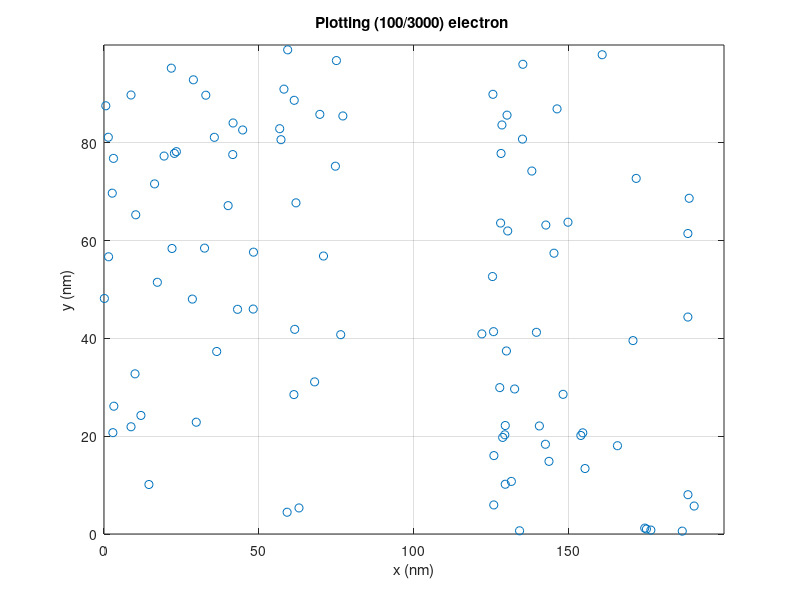
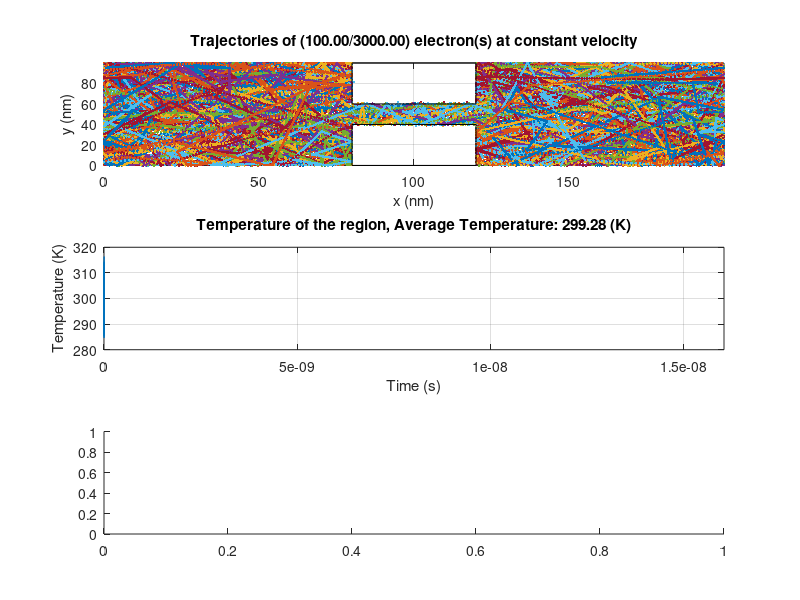

These charts were generated, in order, by the following MATLAB code: (Note: this script raises an error after producing the figures.)
%{
% Author: Maharshi Gurjar
% ELEC 4700 - Modeling of Integrated Devices
% Assignment 1
%}
clc; close all; clear;
set(0, 'DefaultFigureWindowStyle', 'docked')
%Define simulation envrionment and constants
M0 = 9.10938356e-31; %Rest mass of electron
Mass_n = 0.26*M0; %Effective mass of electron
T = 300; % Simulation envrionment temperature (K)
k = 1.38064852e-23; % Boltzmans constant
V_thermal = sqrt(2*k*T/Mass_n) %Thermal Veleocity
Height = 100e-9; % The height of the simulation environment
Length = 200e-9; % The lengthof the simulation environment
nElectrons = 3e3; % Total number of electrons to simulate
nPlotted_Electrons = 100; %Total number of electrons displayed 
Time_Step = Height/V_thermal/100; % Time step of simulation
Iterations = 1000; % Number of iternations to simulate
Show_Movie =0 ; %Display steps control
% The mean free path is determined by multipling the thermal velocity 
... by the mean time between collisions: 
MFP = V_thermal * 0.2e-12 %Mean free path 
%The state of the electron  (postion and velocity) is stored in a array
... where each index refers to [x-position y-position v-in-x v-in-y]
Electron_State = zeros(nElectrons,4);
%Temperature will be recorded in the array below
Temperature = zeros(Iterations,1);
%Create a scattering probability
P_Scatterieng =1 - exp(-Time_Step/0.2e-12);
%Create a distribution using the matlab makedist function
Velocity_PDF = makedist('Normal', 'mu', 0, 'sigma', sqrt(k*T/Mass_n));
%Setting the top/bottom of the boudnary specularity
Top_Specular = 1;
Bottom_Specular = 1;
%Set the box characteristics (0 = diffusive)
Top_Box_Specular = 1;
Bottom_Box_Specular = 1;
%Create Box-positions [x1, x2, y1,y2]
Box_pos = 1e-9.*[80 120 0 40; 80 120 60 100];
%Create the state of the box (specular or diffusive)
%Generate a random inital population postion and velocity
for i = 1:nElectrons
   Electron_State(i,:) = [Length*rand() Height*rand() random(Velocity_PDF) random(Velocity_PDF)];  
   Electron_State( (Electron_State(:,1)>80e-9 & Electron_State(:,1)<120e-9 & ...
       (Electron_State(:,2)<40e-9)) ,1) = Length*rand();
   Electron_State( (Electron_State(:,1)>80e-9 & Electron_State(:,1)<120e-9 & ...
       (Electron_State(:,2)>40e-9)) ,1) = Length*rand();
end
%Figure below used to test inital postion of electrons, and if movie is off
%shows the the same.
figure("Name","Electron positions")
plot(Electron_State(1:nPlotted_Electrons,1)./1e-9,Electron_State(1:nPlotted_Electrons,2)./1e-9,'o');
grid on;
axis([0 Length/1e-9 0 Height/1e-9]);
xlabel('x (nm)');
ylabel('y (nm)');
title(sprintf("Plotting (%d/%d) electron ",nPlotted_Electrons,nElectrons));
saveas(gcf,'Part_Three_Boxes.png')
hold on;
for j=1:size(Box_pos,1)
   plot([Box_pos(j, 1) Box_pos(j, 1) Box_pos(j, 2) Box_pos(j, 2) Box_pos(j, 1)]./1e-9,...
       [Box_pos(j, 3) Box_pos(j, 4) Box_pos(j, 4) Box_pos(j, 3) Box_pos(j, 3)]./1e-9, 'k-');
end
hold off;
%We will now move (iterate) over time, updating the positions and direction
...while plotting the state
for i = 1:Iterations
    %The line below updates the x,y position by moving it to a new position
    ... using its current position + the velocity*(time step)
    Electron_Prev_State = Electron_State(:,1:2);
    Electron_State(:,1:2) = Electron_State(:,1:2) + Time_Step.*Electron_State(:,3:4);
    
    %Checking boundary conditions using Matlab matrix equations/indenxing
    %Check (if) and move all electrons at X=200nm Bound:
    Electron_State((Electron_State(:,1)>Length),1) = Electron_State((Electron_State(:,1)>Length),1) - Length;
 
    %Check (if) and move all electrons at X=0nm Bound:
    Electron_State((Electron_State(:,1)<0),1) =Electron_State((Electron_State(:,1)<0),1) + Length;
    
    %Check (if) and move all electrons at Y Bounds and if specular or diffusive:
    if (Top_Specular == 1)
       Electron_State((Electron_State(:,2)>Height),4) = -1*Electron_State((Electron_State(:,2)>Height),4) ;
       Electron_State((Electron_State(:,2)>Height),2) = 2*Height - Electron_State((Electron_State(:,2)>Height),2);
    else
       Electron_State((Electron_State(:,2)>Height),4) = -random(Velocity_PDF);
       Electron_State((Electron_State(:,2)>Height),3) = random(Velocity_PDF);
    end
    if (Bottom_Specular == 1)
        Electron_State((Electron_State(:,2)<0),4) = -1*Electron_State((Electron_State(:,2)<0),4) ;
        Electron_State((Electron_State(:,2)<0),2) = -Electron_State((Electron_State(:,2)<0),2);
    else
       Electron_State((Electron_State(:,2)>Height),4) = random(Velocity_PDF);
       Electron_State((Electron_State(:,2)>Height),3) = random(Velocity_PDF);
    end

%%
    %BOX SPECULAR CASE :
    %Check if bottom Box is specular and if so then bounce 
    Electron_State( (Bottom_Box_Specular==1 & Electron_State(:,1)>80e-9 & Electron_State(:,1)<120e-9 & ((Electron_State(:,2)<40e-9 & Electron_Prev_State(:,2)<40e-9))),3)...
        =-Electron_State( (Bottom_Box_Specular==1 & Electron_State(:,1)>80e-9 & Electron_State(:,1)<120e-9 & ((Electron_State(:,2)<40e-9 & ...
        Electron_Prev_State(:,2)<40e-9))),3);
    %Check if top Box is specular and if so then bounce 
    Electron_State( (Top_Box_Specular==1 & Electron_State(:,1)>80e-9 & Electron_State(:,1)<120e-9 & ((Electron_State(:,2)>60e-9 & Electron_Prev_State(:,2)>60e-9))),3)...
        =-Electron_State( (Top_Box_Specular==1 & Electron_State(:,1)>80e-9 & Electron_State(:,1)<120e-9 & ((Electron_State(:,2)>60e-9 & Electron_Prev_State(:,2)>60e-9))),3);

    %Top Horizontal
    Electron_State( (Top_Box_Specular==1 & Electron_State(:,1)<120e-9 & Electron_State(:,1)>80e-9) & (Electron_State(:,2)>60e-9) &...
        (Electron_Prev_State(:,1)>80e-9 & Electron_Prev_State(:,1)<120e-9),4) = -Electron_State( (Top_Box_Specular==1 & Electron_State(:,1)<120e-9...
        & Electron_State(:,1)>80e-9) & (Electron_State(:,2)>60e-9) &(Electron_Prev_State(:,1)>80e-9 & Electron_Prev_State(:,1)<120e-9),4);
    %Bottom Hoizontal
    Electron_State( (Bottom_Box_Specular==1 & Electron_State(:,1)<120e-9 & Electron_State(:,1)>80e-9) & (Electron_State(:,2)<40e-9) &...
        (Electron_Prev_State(:,1)>80e-9 & Electron_Prev_State(:,1)<120e-9),4) = -Electron_State( (Bottom_Box_Specular==1 & Electron_State(:,1)<120e-9...
            & Electron_State(:,1)>80e-9) & (Electron_State(:,2)<40e-9) &(Electron_Prev_State(:,1)>80e-9 & Electron_Prev_State(:,1)<120e-9),4);
    %BOX SPECULAR CASE END :
%%
    %BOX DIFFUSIVE CASE:
    %Check if bottom Box is specular and if so then bounce 
    Electron_State( (Bottom_Box_Specular==0 & Electron_State(:,1)>80e-9 & Electron_State(:,1)<120e-9 & ((Electron_State(:,2)<40e-9 & Electron_Prev_State(:,2)<40e-9))),3)...
        =random(Velocity_PDF);
    Electron_State( (Bottom_Box_Specular==0 & Electron_State(:,1)>80e-9 & Electron_State(:,1)<120e-9 & ((Electron_State(:,2)<40e-9 & Electron_Prev_State(:,2)<40e-9))),4)...
        =random(Velocity_PDF);
    
    %Check if Top Box is specular and if so then bounce 
    Electron_State( (Top_Box_Specular==0 & Electron_State(:,1)>80e-9 & Electron_State(:,1)<120e-9 & ((Electron_State(:,2)>60e-9 & Electron_Prev_State(:,2)>60e-9))),3)...
        =random(Velocity_PDF);
    Electron_State( (Top_Box_Specular==0 & Electron_State(:,1)>80e-9 & Electron_State(:,1)<120e-9 & ((Electron_State(:,2)>60e-9 & Electron_Prev_State(:,2)>60e-9))),4)...
        =random(Velocity_PDF);

    %Bottom Horizontal
    Electron_State( (Bottom_Box_Specular==0 & Electron_State(:,1)<120e-9 & Electron_State(:,1)>80e-9) & (Electron_State(:,2)<40e-9) &...
        (Electron_Prev_State(:,1)>80e-9 & Electron_Prev_State(:,1)<120e-9),3) = random(Velocity_PDF);
    Electron_State( (Bottom_Box_Specular==0 & Electron_State(:,1)<120e-9 & Electron_State(:,4)<0 & Electron_State(:,1)>80e-9) & (Electron_State(:,2)<40e-9) &...
        (Electron_Prev_State(:,1)>80e-9 & Electron_Prev_State(:,1)<120e-9),4) = random(Velocity_PDF);
    %Top Hoizontal
    Electron_State( (Top_Box_Specular==0  & Electron_State(:,1)<120e-9 & Electron_State(:,1)>80e-9) & (Electron_State(:,2)>60e-9) &...
        (Electron_Prev_State(:,1)>80e-9 & Electron_Prev_State(:,1)<120e-9),3) = random(Velocity_PDF);
    Electron_State( (Top_Box_Specular==0 & Electron_State(:,4)>0 & Electron_State(:,1)<120e-9 & Electron_State(:,1)>80e-9) & (Electron_State(:,2)>60e-9) &...
        (Electron_Prev_State(:,1)>80e-9 & Electron_Prev_State(:,1)<120e-9),4) = -random(Velocity_PDF);
%%
    %Add scattering
    j = rand(nElectrons,1) < P_Scatterieng;
    Electron_State(j,3:4) = random(Velocity_PDF,[sum(j),2]);
%%
    %Electron shifting
    %Region 1
    Electron_State( (Electron_State(:,1)>80e-9 & Electron_State(:,1)<120e-9 & ((Electron_State(:,2)<40e-9 & Electron_Prev_State(:,2)<=40e-9)) &...
        Electron_Prev_State(:,1)<=80e-9),1) = 2*80e-9 -Electron_State( (Electron_State(:,1)>80e-9 & Electron_State(:,1)<120e-9 ...
        & ((Electron_State(:,2)<=40e-9 & Electron_Prev_State(:,2)<40e-9)) & Electron_Prev_State(:,1)<80e-9),1);
    %Region 2
    Electron_State( (Electron_State(:,1)>80e-9 & Electron_State(:,1)<120e-9 & ((Electron_State(:,2)<40e-9 & Electron_Prev_State(:,2)<=40e-9)) &...
        Electron_Prev_State(:,1)>120e-9),1) = 2*120e-9 - Electron_State( (Electron_State(:,1)>80e-9 & Electron_State(:,1)<120e-9 ...
        & ((Electron_State(:,2)<=40e-9 & Electron_Prev_State(:,2)<40e-9)) & Electron_Prev_State(:,1)>120e-9),1);
    %Region 3
    Electron_State( ( (Electron_State(:,1)>80e-9 & Electron_State(:,1)<120e-9) & ((Electron_State(:,2)>60e-9 & Electron_Prev_State(:,2)>=60e-9)) &...
        Electron_Prev_State(:,1)<80e-9),1) = 2*80e-9 - Electron_State( (Electron_State(:,1)>80e-9 & Electron_State(:,1)<120e-9...
        & ((Electron_State(:,2)>=60e-9 & Electron_Prev_State(:,2)>60e-9)) & Electron_Prev_State(:,1)<80e-9),1);
    %Region 4
    Electron_State( ( (Electron_State(:,1)>80e-9 & Electron_State(:,1)<120e-9 )& ((Electron_State(:,2)>60e-9 & Electron_Prev_State(:,2)>=60e-9)) &...
        Electron_Prev_State(:,1)>120e-9),1) = 2*120e-9 - Electron_State( (Electron_State(:,1)>80e-9 & Electron_State(:,1)<120e-9 &...
        ((Electron_State(:,2)>60e-9 & Electron_Prev_State(:,2)>=60e-9)) & Electron_Prev_State(:,1)>120e-9),1);
    
    %Top Horizontal
    Electron_State( (Electron_State(:,1)<120e-9 & Electron_State(:,1)>80e-9 & (Electron_State(:,2)<40e-9 & Electron_Prev_State(:,2)>=40e-9) &...
        (Electron_State(:,4)<0)),2) =  2*40e-9 + Electron_State( (Electron_State(:,1)<120e-9 & Electron_State(:,1)>80e-9 &...
        (Electron_State(:,2)<=40e-9 & Electron_Prev_State(:,2)>=40e-9) & (Electron_State(:,4)<0)),2);
    %Bottom Horizontal
    Electron_State( (Electron_State(:,1)<120e-9 & Electron_State(:,1)>80e-9 & (Electron_State(:,2)>60e-9 & Electron_Prev_State(:,2)<=60) &...
        (Electron_State(:,4)>0)),2) =  2*60e-9 - Electron_State( (Electron_State(:,1)<120e-9 & Electron_State(:,1)>80e-9 &...
        (Electron_State(:,2)>=60e-9 & Electron_Prev_State(:,2)<=60) &(Electron_State(:,4)>0)),2);
    %Electron shifting end
%%
    % Stores the Electron [x y] posistions in the Trajectories vector
    ... for each different electron in a new coloum
    for j = 1: nPlotted_Electrons
       Trajectories_x(i,j) = Electron_State(j,1); 
       Trajectories_y(i,j) = Electron_State(j,2);
    end
    %To calcuatle the themal energy, Maxwell's principle of equipartion 
    ... is used,  where the final equation then becomes;
    Temperature(i) = ( sum (Electron_State(:,3).^2) + sum(Electron_State(:,4).^2)) * Mass_n / k / 2 / nElectrons;
    
    %Shows the pathing of the electron, as well as the updating trajectory
    if Show_Movie && mod(i,20)
       figure(1)
       plot(Electron_State(1:nPlotted_Electrons,1)./1e-9,Electron_State(1:nPlotted_Electrons,2)./1e-9,'o');
       grid on;
       axis([0 Length/1e-9 0 Height/1e-9]);
       xlabel('x (nm)');
       ylabel('y (nm)');
       title(sprintf("Plotting (%d/%d) electron at constant velocity",nPlotted_Electrons,nElectrons));
       hold on;
       for j=1:size(Box_pos,1)
           plot([Box_pos(j, 1) Box_pos(j, 1) Box_pos(j, 2) Box_pos(j, 2) Box_pos(j, 1)]./1e-9,...
               [Box_pos(j, 3) Box_pos(j, 4) Box_pos(j, 4) Box_pos(j, 3) Box_pos(j, 3)]./1e-9, 'k-');
       end
       hold off;
    end
end
%%
figure("name","Trajectory, temperature and speed results results")
subplot(3,1,1)
plot(Trajectories_x(:,1:nPlotted_Electrons)./1e-9, Trajectories_y(:,1:nPlotted_Electrons)./1e-9,'.');
hold on;
for j=1:size(Box_pos,1)
   plot([Box_pos(j, 1) Box_pos(j, 1) Box_pos(j, 2) Box_pos(j, 2) Box_pos(j, 1)]./1e-9,...
       [Box_pos(j, 3) Box_pos(j, 4) Box_pos(j, 4) Box_pos(j, 3) Box_pos(j, 3)]./1e-9, 'k-');
end
hold off
axis([0 Length/1e-9 0 Height/1e-9]);
xlabel('x (nm)');
ylabel('y (nm)');
grid on;
title(sprintf("Trajectories of (%.2f/%.2f) electron(s) at constant velocity",nPlotted_Electrons,nElectrons));
subplot(3,1,2)
plot(Time_Step*(0:Iterations-1), Temperature);
grid on;
xlim([0 Time_Step*Iterations])
title(sprintf("Temperature of the region, Average Temperature: %.2f (K)",mean(Temperature)))
xlabel('Time (s)');
ylabel('Temperature (K)');
subplot(3,1,3)
Velocity = sqrt(Electron_State(:,3).^2 + Electron_State(:,4).^2);
histogram(Velocity);
title(sprintf("Electron Velocity, Average Velocity %.2d (m/s)",mean(Velocity)));
xlabel("Speed (m/s)");
ylabel("Number of particles");
grid on;


%% 
%Create density maps for the electrons and temperature
%Density without filtering :
figure("name","Electron Density")
X = [Electron_State(:,1) Electron_State(:,2)];
hist3(X,'Nbins',[200 100],'CdataMode','auto')
axis([0 Length 0 Height])
xlabel('x (nm)')
ylabel('y (nm)')
colormap;
c = colorbar;
c.Label.String = 'Electron density';
view(2)
title(sprintf("Electron density of %d electrons",nElectrons));
saveas(gcf,'Part_Three_Electron_Density.png')
%With Guassian filtering :
Density = hist3(Electron_State(:,1:2),[200 100])';
N = 20;
sigma = 3;
%Creating a Gaussian filtering matrix
[x,y]=meshgrid(round(-N/2):round(N/2), round(-N/2):round(N/2));
F=exp(-x.^2/(2*sigma^2)-y.^2/(2*sigma^2));
F=F./sum(F(:));

figure("name","Electron Density (with Gaussian filtering)")
imagesc(conv2(Density,F,'same'))
xlabel('x (nm)')
ylabel('y (nm)')
c = colorbar;
c.Label.String = 'Density';
view(2)
title(sprintf("Electron density of %d electrons",nElectrons));
saveas(gcf,'Part_Three_Electron_Density_Filtered.png')
%For the temperature density plot the electrons positions were binned
Temperature_Sum_X = zeros(ceil(Length/1e-9),ceil(Height/1e-9));
Temperature_Sum_Y = zeros(ceil(Length/1e-9),ceil(Height/1e-9));
Temperature_Bin_Count = zeros(ceil(Length/1e-9),ceil(Height/1e-9));

% Look at velocities of all the particles
for i=1:nElectrons
    % bin the electrons
    x = floor(Electron_State(i,1)./1e-9);
    y = floor(Electron_State(i,2)./1e-9);
    if(x==0)
        x = 1;
    end
    if(y==0)
        y= 1;
    end
    % Add velocity components
    Temperature_Sum_X(x,y) = Temperature_Sum_X(x,y) + Electron_State(i,4)^2;
    Temperature_Sum_Y(x,y) = Temperature_Sum_Y(x,y) + Electron_State(i,3)^2;
    Temperature_Bin_Count(x,y) = Temperature_Bin_Count(x,y) + 1;
end

% Now, with the velocities added up, calculate the temperatures:
TemperatureDensity = (Temperature_Sum_X + Temperature_Sum_Y).*Mass_n./k./2./Temperature_Bin_Count;
%If somewhere in the calculation the density beame nan then make it 0
TemperatureDensity(isnan(TemperatureDensity)) = 0;
%Transpose the matrix
TemperatureDensity = TemperatureDensity';

figure("Name","Electron heat denstiy")
imagesc(TemperatureDensity)
set(gca,'YDir','normal');
title('Temperature Map');
c = colorbar;
c.Label.String = 'Temperature';
xlabel('x (nm)');
ylabel('y (nm)');

figure("Name","electron heat density (with Gaussian filtering)");
imagesc(conv2(TemperatureDensity,F,'same'));
set(gca,'YDir','normal');
title('Temperature Map');
c = colorbar;
c.Label.String = 'Temperature (K)';
xlabel('x (nm)');
ylabel('y (nm)');

saveas(gcf,'Part_Three_Heat_Map_Filtered.png')
